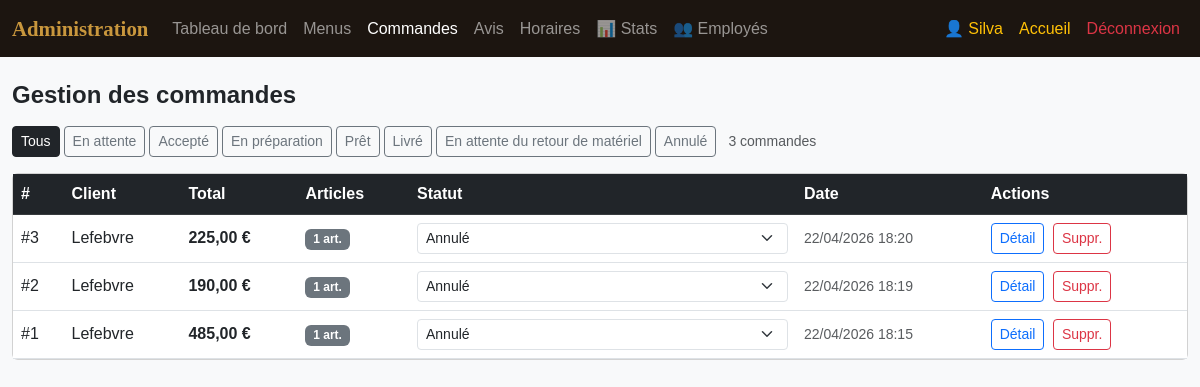
The app's page /admin/orders.php (signed in), older data.
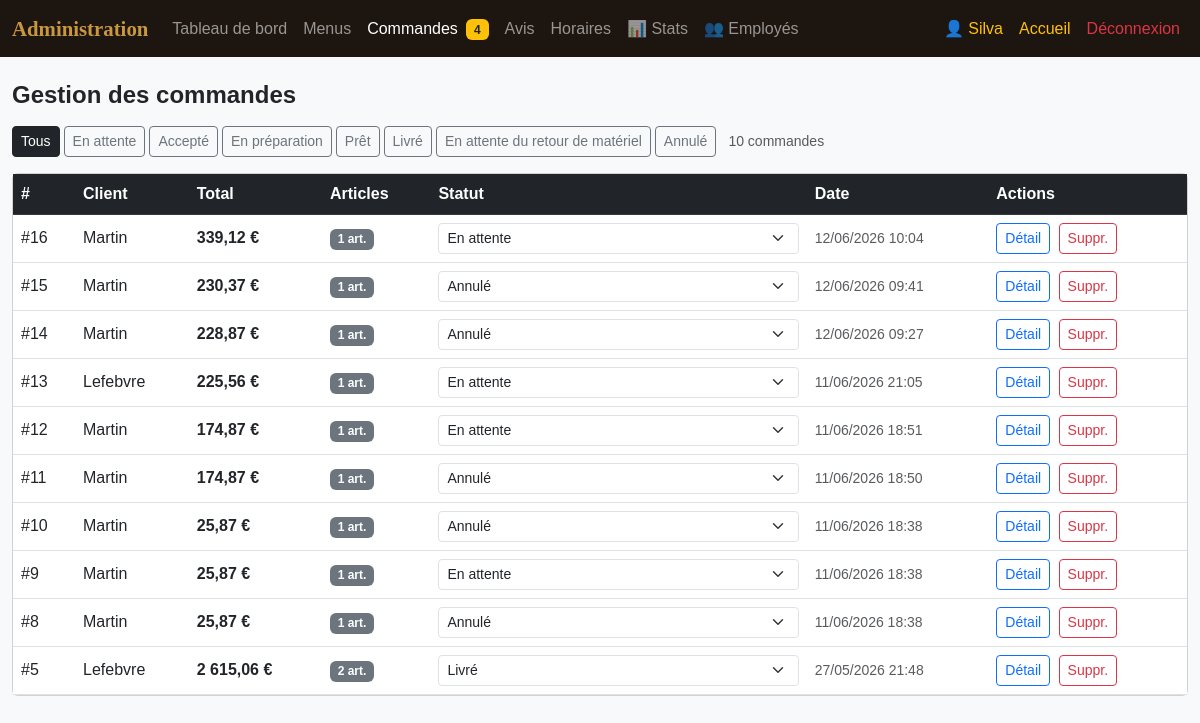
The same page, newer data.
### tables this page shows
CREATE TABLE `commandes` (
  `id` int(11) NOT NULL,
  `user_id` int(11) NOT NULL,
  `total` decimal(10,2) NOT NULL,
  `statut` varchar(50) DEFAULT 'en attente',
  `notes` text DEFAULT NULL,
  `nb_personnes` int(11) DEFAULT 1,
  `adresse_livraison` text DEFAULT '',
  `km_livraison` decimal(8,2) DEFAULT 0.00,
  `frais_livraison` decimal(8,2) DEFAULT 5.00,
  `remise` decimal(8,2) DEFAULT 0.00,
  `date_evenement` date DEFAULT NULL,
  `created_at` datetime DEFAULT current_timestamp()
);

CREATE TABLE `users` (
  `id` int(11) NOT NULL,
  `nom` varchar(25) NOT NULL,
  `email` varchar(25) NOT NULL,
  `password` varchar(100) NOT NULL,
  `role` enum('admin','employee','client') NOT NULL DEFAULT 'client',
  `prenom` varchar(25) DEFAULT NULL,
  `telephone` varchar(15) DEFAULT NULL,
  `adresse` text DEFAULT '',
  `created_at` datetime DEFAULT current_timestamp()
);

### admin/orders.php (the view, shortened to what the changed rows need)
<?php
include __DIR__ . '/../includes/db.php';
$active_page = 'orders';
$filtre = $_GET['filtre'] ?? 'tous';
$statuts = ['en attente','accepté','en préparation','prêt','livré','en attente du retour de matériel','annulé'];
$where = ($filtre!=='tous') ? "WHERE c.statut=?" : "WHERE 1";
$params = ($filtre!=='tous') ? [$filtre] : [];
$stmt = $pdo->prepare("SELECT c.*,u.nom as client,u.email,u.telephone,u.adresse as client_adresse FROM commandes c JOIN users u ON u.id=c.user_id $where ORDER BY c.created_at DESC");
$stmt->execute($params);
$commandes = $stmt->fetchAll();
?>
<!DOCTYPE html>
<html lang="fr">
<head>
    <link rel="stylesheet" href="https://cdn.jsdelivr.net/npm/bootstrap@5.3.0/dist/css/bootstrap.min.css">
    <link rel="stylesheet" href="../css/global.css">
    <link rel="stylesheet" href="../css/espace.css">
</head>
<body class="bg-light">
    <?php include __DIR__ . '/../includes/partials/admin_nav.php'; ?>
    <div class="container-fluid py-4">
         <div class="mb-3 d-flex flex-wrap gap-1">
            <?php foreach (array_merge(['tous'],$statuts) as $f): ?>
            <a href="?filtre=<?= urlencode($f) ?><?= isset($_GET['id'])?'&id='.(int)$_GET['id']:'' ?>" class="btn btn-sm <?= $filtre===$f?'btn-dark':'btn-outline-secondary' ?>"><?= ucfirst($f) ?></a>
            <?php endforeach; ?>
            <span class="ms-2 text-muted align-self-center small"><?= count($commandes) ?> commande<?= count($commandes)>1?'s':'' ?></span>
         </div>
        <div class="card">
            <div class="card-body p-0">
                <table class="table table-hover align-middle mb-0">
                    <thead class="table-dark">
                        <tr>
                            <th>#</th>
                            <th>Client</th>
                            <th>Total</th>
                            <th>Articles</th>
                            <th>Statut</th>
                            <th>Date</th>
                            <th>Actions</th>
                        </tr>
                    </thead>
                    <tbody>
                        <?php foreach ($commandes as $c):
                            $nb = $pdo->prepare("SELECT SUM(quantite) FROM commande_items WHERE commande_id=?");
                            $nb->execute([$c['id']]); $nbi = (int)$nb->fetchColumn();
                        ?>
                        <tr>
                            <td>#<?= $c['id'] ?></td>
                            <td><?= htmlspecialchars($c['client']) ?></td>
                            <td class="fw-bold"><?= number_format($c['total'],2,',',' ') ?> €</td>
                            <td><span class="badge bg-secondary"><?= $nbi ?> art.</span></td>
                            <td>
                                <select class="form-select form-select-sm statut-select" data-id="<?= $c['id'] ?>" style="min-width:140px">
                                    <?php foreach ($statuts as $s): ?><option value="<?= $s ?>" <?= $s===$c['statut']?'selected':'' ?>><?= ucfirst($s) ?></option><?php endforeach; ?>
                                 </select>
                            </td>
                            <td class="small text-muted"><?= date('d/m/Y H:i', strtotime($c['created_at'])) ?></td>
                            <td>
                                <a href="?id=<?= $c['id'] ?>&filtre=<?= urlencode($filtre) ?>#detail-panel" class="btn btn-sm btn-outline-primary">Détail</a>
                                <a href="?delete=<?= $c['id'] ?>&filtre=<?= urlencode($filtre) ?>" class="btn btn-sm btn-outline-danger ms-1" onclick="return confirm('Supprimer cette commande ?')">Suppr.</a>
                            </td>
                        </tr>
                        <?php endforeach; ?>
                    </tbody>
                </table>
            </div>
        </div>
    </div>
</body>
</html>

### includes/partials/admin_nav.php (shortened to what the changed rows need)
<?php
$pending_cmd  = $pdo->query("SELECT COUNT(*) FROM commandes WHERE statut='en attente'")->fetchColumn();
?>
<nav class="navbar navbar-expand-lg navbar-dark sticky-top" style="background:#1C1510">
    <div class="container-fluid">
        <div class="collapse navbar-collapse" id="adminNav">
            <ul class="navbar-nav me-auto">
                <li class="nav-item">
                    <a class="nav-link <?= $active_page==='orders' ? 'active' : '' ?>" href="<?= BASE_URL ?>admin/orders.php">Commandes
                    <?php if($pending_cmd > 0): ?>
                        <span class="badge bg-warning text-dark ms-1"><?= $pending_cmd ?></span>
                    <?php endif; ?>
                    </a>
                </li>
            </ul>
        </div>
    </div>
</nav>

Row changes from the older to the newer data that the page shows:
removed commandes: id "3", user.nom "Lefebvre", total "225,00", nbi "1", statut+id "Annulé", created_at "22/04/2026 18:20"
removed commandes: id "2", user.nom "Lefebvre", total "190,00", nbi "1", statut+id "Annulé", created_at "22/04/2026 18:19"
removed commandes: id "1", user.nom "Lefebvre", total "485,00", nbi "1", statut+id "Annulé", created_at "22/04/2026 18:15"
added commandes: id "16", user.nom "Martin", total "339,12", nbi "1", statut+id "En attente", created_at "12/06/2026 10:04"
added commandes: id "15", user.nom "Martin", total "230,37", nbi "1", statut+id "Annulé", created_at "12/06/2026 09:41"
added commandes: id "14", user.nom "Martin", total "228,87", nbi "1", statut+id "Annulé", created_at "12/06/2026 09:27"
added commandes: id "13", user.nom "Lefebvre", total "225,56", nbi "1", statut+id "En attente", created_at "11/06/2026 21:05"
added commandes: id "12", user.nom "Martin", total "174,87", nbi "1", statut+id "En attente", created_at "11/06/2026 18:51"
added commandes: id "11", user.nom "Martin", total "174,87", nbi "1", statut+id "Annulé", created_at "11/06/2026 18:50"
added commandes: id "10", user.nom "Martin", total "25,87", nbi "1", statut+id "Annulé", created_at "11/06/2026 18:38"
added commandes: id "9", user.nom "Martin", total "25,87", nbi "1", statut+id "En attente", created_at "11/06/2026 18:38"
added commandes: id "8", user.nom "Martin", total "25,87", nbi "1", statut+id "Annulé", created_at "11/06/2026 18:38"
added commandes: id "5", user.nom "Lefebvre", total "2 615,06", nbi "2", statut+id "Livré", created_at "27/05/2026 21:48"
Text that changed along with them:
$pending_cmd: (not shown) → "4"
count($commandes): "3" → "10"
